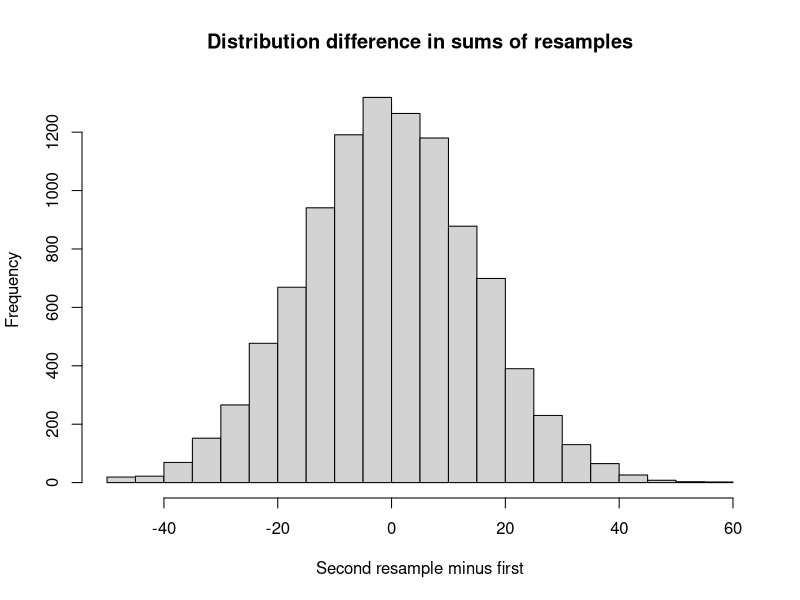

This figure's R source:
## ---- chunk 1
# Read the data file containing pig ration data.
rations_df <- read.csv('data/pig_rations.csv')
# Show the first 6 rows.
head(rations_df)
## ---- chunk 2
# Select ration B rows.
ration_b_df <- subset(rations_df, rations_df['ration'] == 'B')
#  Show the first six rows.
head(ration_b_df)
## ---- chunk 3
b_weights <- ration_b_df$weight_gain
# Show the result.
b_weights
## ---- chunk 4
ration_a_df <- subset(rations_df, rations_df['ration'] == 'A')
a_weights <- ration_a_df$weight_gain
# Show the result.
a_weights
## ---- chunk 5
both <- c(a_weights, b_weights)
both
## ---- chunk 6
# Set the number of trials
n_trials <- 10000

# Set the sample size for each trial
sample_size <- 20

# An empty array to store the trial results.
results <- numeric(n_trials)

# Do 10,000 experiments.
for (i in 1:n_trials) {
    # Take a "resample" of 12 with replacement from both and put it in fake_a
    fake_a <- sample(both, size=12, replace=TRUE)
    # Likewise to make fake_b
    fake_b <- sample(both, size=12, replace=TRUE)
    # Sum the first "resample."
    fake_a_sum <- sum(fake_a)
    # Sum the second "resample."
    fake_b_sum <- sum(fake_b)
    # Calculate the difference between the two resamples.
    fake_diff <- fake_a_sum - fake_b_sum
    # Keep track of each trial result.
    results[i] <- fake_diff
    # End one experiment, go back and repeat until all trials are complete,
    # then proceed.
}
# Produce a histogram of trial results.
hist(results, breaks=25,
      xlab='Second resample minus first',
      main='Distribution difference in sums of resamples')
## ---- chunk 7
# Determine how many of the trials produced a difference between resamples.
count_more <- sum(results >= 38)
# Likewise for a difference of -38.
count_less <- sum(results <= -38)
# Add the two together.
k = count_more + count_less
# Divide by number of trials to convert to proportion.
kk = k / n_trials
# Print the result.
message('Proportion of trials with either >=38 or <=-38: ', kk)
